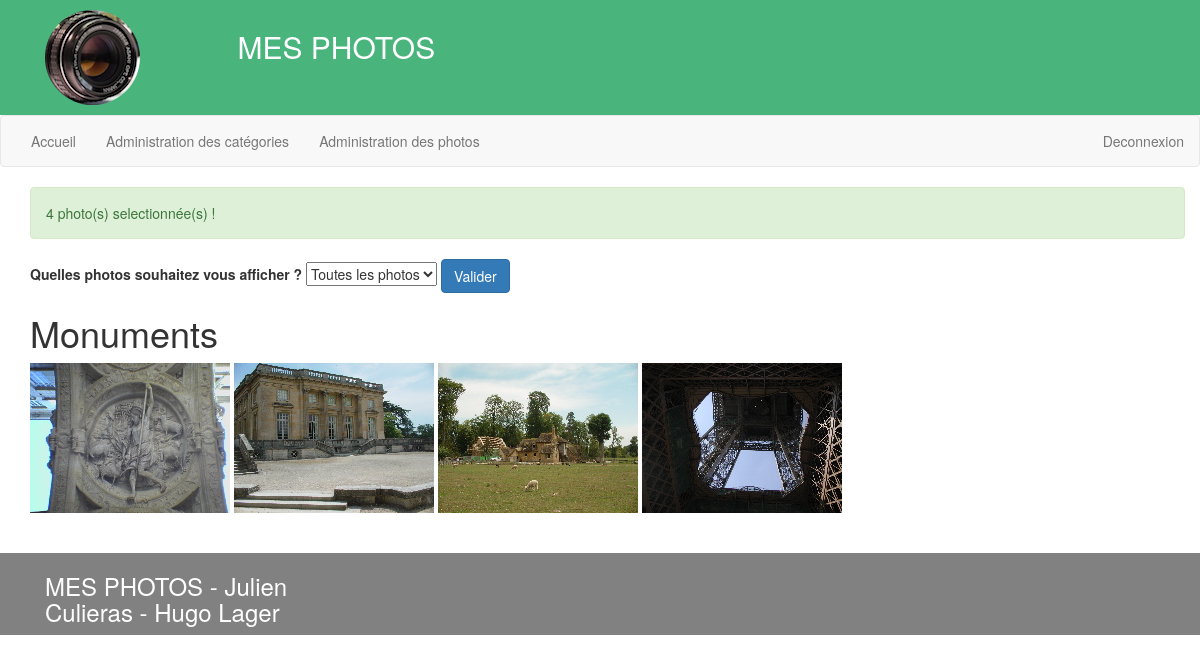
The page /mvc_maison/index.php?page=accueil&catId=3 (signed in) on the database its author committed.
### tables this page shows
CREATE TABLE `Categorie` (
  `catId` int(5) NOT NULL,
  `nomCat` varchar(255) NOT NULL
);

CREATE TABLE `Photo` (
  `photoId` int(5) NOT NULL,
  `nomFich` varchar(255) NOT NULL,
  `description` varchar(255) NOT NULL,
  `catId` int(5) NOT NULL
);

### mvc_maison/index.php (called while the page is built, shortened)
<?php
if(isset($_GET['page']))
{
  $page = htmlspecialchars($_GET['page']);
}
else
	$page='accueil';
require_once(PATH_CONTROLLERS.$page.'.php');
?>

### mvc_maison/models/Connexion.php (called while the page is built, shortened)
<?php
class Connexion
{
  private $_bdd = null;
  private static $_instance = null;
  private function __construct ()
  {
	$this->_bdd = new PDO('mysql:host='.BD_HOST.'; dbname='.BD_DBNAME.'; charset=utf8', BD_USER, BD_PWD);
	$this->_bdd->setAttribute(PDO::ATTR_ERRMODE, PDO::ERRMODE_EXCEPTION);
  }
  public static function getInstance()
  {
    if(is_null(self::$_instance))
      self::$_instance = new Connexion();
    return self::$_instance;
  }
  public function getBdd()
  {
    return $this->_bdd;
  }
}

### mvc_maison/models/DAO.php (called while the page is built, shortened)
<?php
require_once(PATH_MODELS.'Connexion.php');
abstract class DAO
{
      private function _requete($sql, $args = null)
      {
            if ($args == null)
            {
                $pdos = Connexion::getInstance()->getBdd()->query($sql);
            }
            else
            {
                $pdos = Connexion::getInstance()->getBdd()->prepare($sql);
                $pdos->execute($args);
            }
            return $pdos;
      }
      public function queryAll($sql, $args = null)
      {
        try
        {
            $pdos = $this->_requete($sql, $args);
            $res = $pdos->fetchAll();
        }
        catch(PDOException $e)
        {
             $this->_erreur = $e->getMessage();
            $res = false;
        }
        return $res;
      }
}

### mvc_maison/models/PhotoDAO.php (called while the page is built, shortened)
<?php
require_once(PATH_MODELS.'DAO.php');
class PhotoDAO extends DAO
{
    public function getPhotos(){
        require_once (PATH_ENTITY.'Photo.php');
        $res = $this->queryAll('select * from photo');
        $tabPhotos = array();
        if ($res){
            for ($i = 0; $i < count($res); $i++){
                $tabPhotos[$i] = new Photo(
                    $res[$i]['photoId'],
                    $res[$i]['nomFich'],
                    $res[$i]['description'],
                    $res[$i]['catId']);
            }
            return $tabPhotos;
        }
        return null;
    }
}

### mvc_maison/models/CategorieDAO.php (called while the page is built, shortened)
<?php
require_once(PATH_MODELS.'DAO.php');
class CategorieDAO extends DAO
{
    public function getCategories(){
        require_once (PATH_ENTITY.'Categorie.php');
        $res = $this->queryAll('select * from categorie');
        $tabCategories = array();
        if ($res){
            for ($i = 0; $i < count($res); $i++){
                $tabCategories[$i] = new Categorie(
                    $res[$i]['catId'],
                    $res[$i]['nomCat']
                );
            }
            return $tabCategories;
        }
        else return null;
    }
}

### mvc_maison/entity/Categorie.php (called while the page is built, shortened)
<?php
class Categorie
{
    private $_nomCat;
    function __construct($idCat, $nomCat)
    {
        $this->_nomCat = $nomCat;
    }
    public function getNomCat()
    {
        return $this->_nomCat;
    }
}

### mvc_maison/entity/Photo.php (called while the page is built, shortened)
<?php
class Photo
{
    private $_idPhoto;
    private $_nomFich;
    private $_description;
    function __construct($idPhoto, $nomFich, $description, $idCategorie)
    {
        $this->_idPhoto = $idPhoto;
        $this->_nomFich = $nomFich;
        $this->_description = $description;
    }
    public function getIdPhoto()
    {
        return $this->_idPhoto;
    }
    public function getNomFich()
    {
        return $this->_nomFich;
    }
    public function getDescription()
    {
        return $this->_description;
    }
}

### mvc_maison/views/v_accueil.php (the view, shortened to what this page needs)
<p class="alert alert-success"> <?php echo count($tabPhotos) . ' ';?>
    photo(s) selectionnée(s) !</p>
<form method="post" action="<?= 'index.php' ?>">
    <label> Quelles photos souhaitez vous afficher ? </label>
    <select name="selectCategorie">
        <option value="allPhotos">
            Toutes les photos
        </option>
    </select>
    <input class="btn btn-primary" type="submit" name="btonValider" value="Valider">
</form>
<h1><?= $nomCat ?></h1>
<?php
foreach ($tabPhotos as $key){
    ?>
    <a href= <?= 'index.php?page=detailPhoto&photo=' . $key->getIdPhoto(); ?> >
        <img src= <?= PATH_GALERIE . $key->getNomFich() ?>
             alt= <?= $key->getDescription() ?>
             width="200px"
        />
    </a>
    <?php
}
echo "<br>";
?>

### mvc_maison/assets/css/css.css (style rules this page uses)
a, a:hover { color: #49B47C; }

### rows shown on the page
categorie: nomCat "Monuments"
photo: nomFich (picture)
photo: nomFich (picture)
photo: nomFich (picture)
photo: nomFich (picture)

### other values the page prints
TITRE "MES PHOTOS"
MENU_ACCUEIL "Accueil"
MENU_ADMIN_CAT "Administration des catégories"
MENU_ADMIN_PHOTOS "Administration des photos"
MENU_LOGOUT "Deconnexion"
count($tabPhotos) "4"
AUTEUR "Julien Culieras - Hugo Lager"
